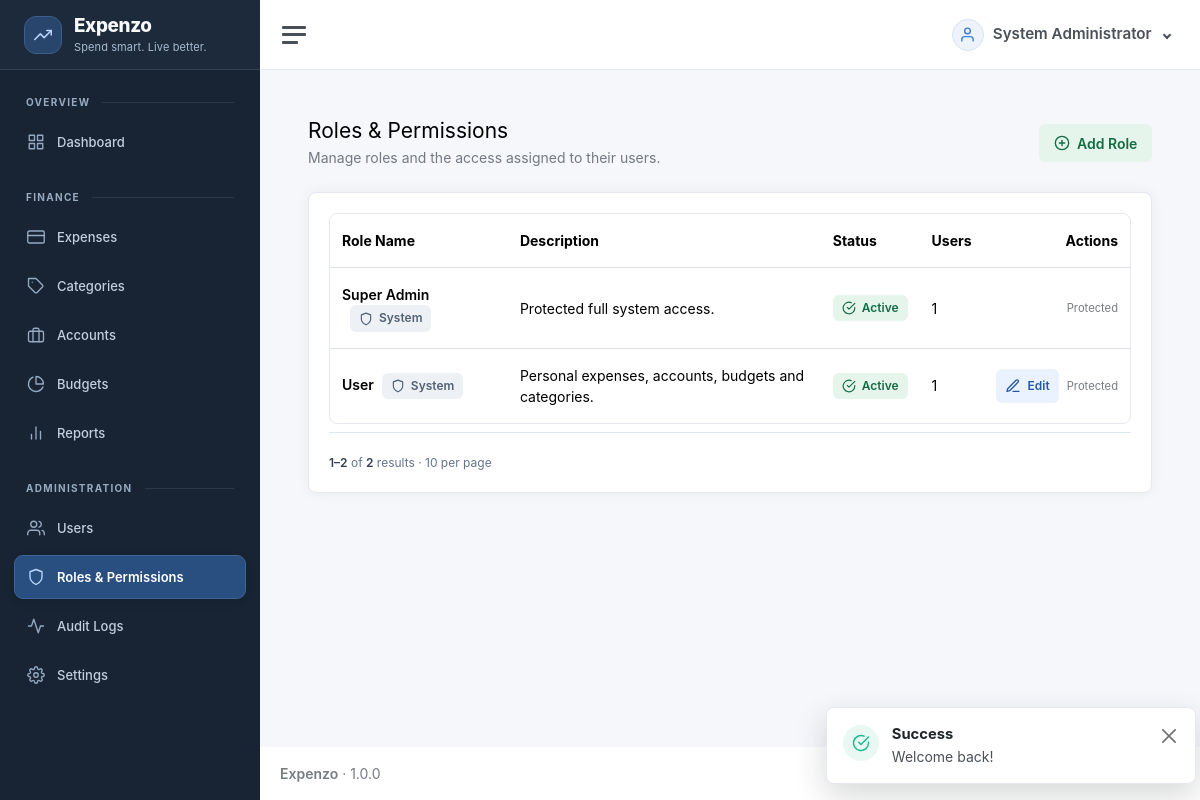
/roles (signed in), run on the app's committed database.
### tables this page shows
CREATE TABLE users (
  id BIGINT UNSIGNED AUTO_INCREMENT PRIMARY KEY,
  name VARCHAR(120) NOT NULL,
  email VARCHAR(190) NOT NULL UNIQUE,
  password_hash VARCHAR(255) NOT NULL,
  status ENUM('active','inactive') NOT NULL DEFAULT 'active',
  created_at DATETIME NOT NULL DEFAULT CURRENT_TIMESTAMP,
  updated_at DATETIME NOT NULL DEFAULT CURRENT_TIMESTAMP ON UPDATE CURRENT_TIMESTAMP,
  INDEX idx_users_status(status)
);

CREATE TABLE roles (
  id INT UNSIGNED AUTO_INCREMENT PRIMARY KEY,
  name VARCHAR(80) NOT NULL UNIQUE,
  description TEXT NULL,
  status ENUM('active','inactive') NOT NULL DEFAULT 'active',
  is_system TINYINT(1) NOT NULL DEFAULT 0,
  system_key VARCHAR(40) NULL UNIQUE,
  updated_at DATETIME NOT NULL DEFAULT CURRENT_TIMESTAMP ON UPDATE CURRENT_TIMESTAMP,
  created_at DATETIME NOT NULL DEFAULT CURRENT_TIMESTAMP
);

### app/Core/View.php (called while the page is built, shortened)
<?php
final class View {
 public static function render(string $view,array $data=[],string $layout='app'):void { extract($data); if (str_starts_with($view, 'errors/')) $layout = 'error'; $viewFile=dirname(__DIR__,2).'/resources/views/'.$view.'.php'; if(!is_file($viewFile)) throw new \RuntimeException('View not found: '.$view); ob_start(); require $viewFile; $content=ob_get_clean(); require dirname(__DIR__,2).'/resources/views/layouts/'.$layout.'.php'; }
}

### app/Controllers/RoleController.php (called while the page is built, shortened)
<?php
final class RoleController
{
    public function index(Request $r): void
    {
        PermissionMiddleware::require('roles.view');
        $data = (new RoleRepository())->all((int)$r->query('page', 1));
        $rows = $data['rows'];
        View::render('roles/index', compact('rows', 'data'));
    }
}

### public/index.php (called while the page is built, shortened)
<?php
require dirname(__DIR__).'/app/Core/Autoloader.php';
require dirname(__DIR__).'/app/Helpers/helpers.php';
$router=new Router();(require dirname(__DIR__).'/routes/web.php')($router);$router->dispatch(new Request());

### app/Core/Database.php (called while the page is built, shortened)
<?php
final class Database {
    private static ?PDO $pdo=null;
    public static function connection(): PDO {
        if (self::$pdo) return self::$pdo;
        $c=require dirname(__DIR__,2).'/config/database.php';
        $dsn=sprintf('mysql:host=%s;port=%s;dbname=%s;charset=%s',$c['host'],$c['port'],$c['database'],$c['charset']);
        self::$pdo=new PDO($dsn,$c['username'],$c['password'],[
          PDO::ATTR_ERRMODE=>PDO::ERRMODE_EXCEPTION,
          PDO::ATTR_DEFAULT_FETCH_MODE=>PDO::FETCH_ASSOC,
          PDO::ATTR_EMULATE_PREPARES=>false,
        ]);
        return self::$pdo;
    }
}

### app/Helpers/helpers.php (called while the page is built, shortened)
<?php
function e(mixed $v):string{return htmlspecialchars((string)$v,ENT_QUOTES,'UTF-8');}
function url(string $path=''):string{$base=rtrim(str_replace('\\','/',dirname($_SERVER['SCRIPT_NAME']??'')),'/'); if($base==='/'||$base==='.')$base=''; return $base.'/'.ltrim($path,'/');}
function asset(string $path):string{
    $relative = ltrim($path, '/');
    $file = dirname(__DIR__,2).'/public/assets/'.$relative;
    return url('assets/'.$relative).(is_file($file) ? '?v='.filemtime($file) : '');
}
function auth_user():?array{return Session::get('user');}
function can(string $permission):bool{return in_array($permission,Session::get('permissions',[]),true);}
function app_setting(string $key, mixed $default = null): mixed
{
    static $settings = null;
    if ($settings === null) {
        $settings = [];
        try {
            $rows = \App\Core\Database::connection()->query('SELECT setting_key, setting_value FROM settings')->fetchAll();
            foreach ($rows as $row) $settings[$row['setting_key']] = $row['setting_value'];
        } catch (\Throwable $exception) {
            $settings = [];
        }
    }
    return $settings[$key] ?? $default;
}
function landing_path():string {
    foreach (['dashboard','expenses','categories','accounts','budgets','reports','users','roles','settings'] as $module) {
        if(can($module.'.view')) return '/'.$module;
    }
    return '/dashboard';
}
function pagination_size(): int
{
    $size = filter_var(app_setting('pagination_size', 10), FILTER_VALIDATE_INT, ['options' => ['min_range' => 1, 'max_range' => 100]]);
    return $size === false ? 10 : $size;
}

### app/Core/Pagination.php (called while the page is built, shortened)
<?php
final class Pagination
{
    public static function query(string $sql, array $params = [], ?int $page = null): array
    {
        $pdo = Database::connection();
        $per = pagination_size();
        $count = $pdo->prepare('SELECT COUNT(*) FROM ('.$sql.') pagination_rows');
        $count->execute($params);
        $total = (int)$count->fetchColumn();
        $page = max(1, min($page, max(1, (int)ceil($total / $per))));
        $offset = ($page - 1) * $per;
        $statement = $pdo->prepare($sql.' LIMIT '.$per.' OFFSET '.$offset);
        $statement->execute($params);
        return ['rows' => $statement->fetchAll(), 'total' => $total, 'page' => $page, 'per' => $per];
    }
}

### app/Repositories/RoleRepository.php (called while the page is built, shortened)
<?php
final class RoleRepository
{
    public function all(?int $page = null): array
    {
        return \App\Core\Pagination::query('SELECT r.*,(SELECT COUNT(*) FROM user_roles ur WHERE ur.role_id=r.id) user_count FROM roles r ORDER BY r.is_system DESC,r.name,r.id', [], $page);
    }
}

### app/Core/Session.php (called while the page is built, shortened)
<?php
final class Session {
 public static function start():void{ $c=require dirname(__DIR__,2).'/config/app.php'; }
 public static function get(string $k,mixed $d=null):mixed{return $_SESSION[$k]??$d;}
}

### app/Core/Autoloader.php (called while the page is built, shortened)
<?php
spl_autoload_register(function (string $class): void {
    $prefix = 'App\\';
    $relative = substr($class, strlen($prefix));
    $file = __DIR__ . '/../' . str_replace('\\', '/', $relative) . '.php';
});

### app/Services/Authorization.php (called while the page is built, shortened)
<?php
final class Authorization
{
    public static function superAdmin(array $actor): bool
    {
        return ($actor['system_key'] ?? '') === 'super_admin' && ($actor['role_status'] ?? '') === 'active';
    }
    public static function canManageRole(array $actor, array $role): bool
    {
        if (($role['system_key'] ?? '') === 'super_admin') return false;
        if (self::superAdmin($actor)) return true;
        return !array_diff((new RoleRepository())->permissionNames((int)$role['id']), self::grantablePermissions($actor));
    }
}

### config/database.php (called while the page is built, shortened)
<?php
return [
 'host'=>getenv('DB_HOST') ?: ($_ENV['DB_HOST'] ?? '127.0.0.1'),
 'port'=>getenv('DB_PORT') ?: ($_ENV['DB_PORT'] ?? '3306'),
 'database'=>getenv('DB_DATABASE') ?: ($_ENV['DB_DATABASE'] ?? 'expenzo'),
 'username'=>getenv('DB_USERNAME') ?: ($_ENV['DB_USERNAME'] ?? 'root'),
 'password'=>getenv('DB_PASSWORD') ?: ($_ENV['DB_PASSWORD'] ?? ''),
 'charset'=>'utf8mb4',
];

### app/Repositories/UserRepository.php (called while the page is built, shortened)
<?php
final class UserRepository
{
    public function findWithRole(int $id): ?array
    {
        $s = Database::connection()->prepare('SELECT u.*,r.id role_id,r.name role_name,r.status role_status,r.system_key
            FROM users u LEFT JOIN user_roles ur ON ur.user_id=u.id LEFT JOIN roles r ON r.id=ur.role_id WHERE u.id=?');
        $s->execute([$id]);
        $user = $s->fetch();
        $user['permissions'] = $user['role_status'] === 'active' ? (new RoleRepository())->permissionNames((int)$user['role_id']) : [];
        return $user;
    }
}

### app/Middleware/PermissionMiddleware.php (called while the page is built, shortened)
<?php
final class PermissionMiddleware
{
    public static function require(string $permission): void
    {
        $user = (new UserRepository())->findWithRole((int)Session::get('user_id'));
    }
}

### app/Core/Request.php (called while the page is built, shortened)
<?php
final class Request {
 public function path():string { $path=parse_url($_SERVER['REQUEST_URI']??'/',PHP_URL_PATH) ?: '/'; $base=rtrim(str_replace('\\','/',dirname($_SERVER['SCRIPT_NAME']??'')),'/'); return '/'.ltrim($path,'/'); }
}

### resources/views/roles/index.php (the view, shortened to what this page needs)
<?php
require dirname(__DIR__).'/partials/page-header.php';
?>
<div class="card"><div class="card-body"><div class="table-responsive" role="region" aria-label="Roles table" tabindex="0">
<table class="table crud-table mb-0">
<thead><tr><th>Role Name</th><th>Description</th><th>Status</th><th>Users</th><th class="text-end">Actions</th></tr></thead>
<tbody>
<?php foreach ($rows as $role): $manageable = Authorization::canManageRole(auth_user(), $role); ?>
<tr><td><strong><?=e($role['name'])?></strong><?php if ($role['is_system']): ?><span class="status-badge status-badge--neutral ms-2"><i data-feather="shield" aria-hidden="true"></i>System</span><?php endif; ?></td>
<td class="table-description"><?=e($role['description'] ?? '')?></td>
<td><span class="status-badge status-badge--<?=in_array($role['status'], ['active', 'posted'], true) ? 'success' : 'neutral'?>"><i data-feather="<?=in_array($role['status'], ['active', 'posted'], true) ? 'check-circle' : 'pause-circle'?>" aria-hidden="true"></i><?=e(ucfirst($role['status']))?></span></td>
<td><?=e($role['user_count'])?></td><td><div class="table-actions">
<?php if (can('roles.edit') && can('permissions.manage') && $manageable): ?><a class="action-button action-button--primary btn btn-sm btn-outline-primary" href="<?=e(url('roles/'.$role['id'].'/edit'))?>"><i data-feather="edit-3" aria-hidden="true"></i>Edit<span class="visually-hidden"> <?=e($role['name'])?></span></a><?php endif; ?>
<?php if (can('roles.delete') && $manageable && !$role['is_system'] && !(int)$role['user_count']): ?>
<form method="post" action="<?=e(url('roles/'.$role['id'].'/delete'))?>" data-confirm-title="Delete Role" data-confirm-subtitle="This action cannot be undone." data-confirm-message="Deleting <?=e($role['name'])?> permanently removes the role. This is only allowed when no users are assigned to it." data-confirm-button="Delete Role"><?=csrf_field()?><button class="action-button action-button--danger btn btn-sm btn-outline-danger"><i data-feather="trash-2" aria-hidden="true"></i>Delete<span class="visually-hidden"> <?=e($role['name'])?></span></button></form>
<?php elseif ($role['is_system']): ?><span class="text-muted small">Protected</span>
<?php elseif ((int)$role['user_count']): ?><span class="text-muted small">Assigned</span><?php endif; ?>
</div></td></tr>
<?php endforeach; ?>
</tbody></table></div>
<?php $total = $data['total']; $page = $data['page']; $per = $data['per']; require dirname(__DIR__).'/partials/pagination.php'; ?>
</div></div>

### app/Core/Router.php (shortened to what this page needs)
<?php
final class Router { private array $routes=[];
 private function add(string $method,string $path,string $handler):void{$this->routes[] = compact('method','path','handler');}
 public function dispatch(Request $request):void{foreach($this->routes as $r){if($r['method']!==$request->method())continue;$pattern=preg_replace('#\\{([a-zA-Z_][a-zA-Z0-9_]*)\\}#','(?P<$1>[^/]+)',str_replace('/','\/',$r['path']));if(preg_match('#^'.$pattern.'$#',$request->path(),$m)){[$class,$method]=explode('@',$r['handler']);$controller=new $class();$params=[];foreach($m as $k=>$v)if(!is_int($k))$params[]=$v; $controller->$method($request,...$params);return;}} Response::status(404); View::render('errors/404',[], 'app');}
}

### resources/views/layouts/app.php (shortened to what this page needs)
<?php
$sidebarPath = rtrim((new \App\Core\Request())->path(), '/') ?: '/';
$navigation = [
    'Overview' => ['dashboard' => ['Dashboard', 'grid', 'dashboard.view']],
    'Finance' => [
        'expenses' => ['Expenses', 'credit-card', 'expenses.view'],
        'categories' => ['Categories', 'tag', 'categories.view'],
        'accounts' => ['Accounts', 'briefcase', 'accounts.view'],
        'budgets' => ['Budgets', 'pie-chart', 'budgets.view'],
        'reports' => ['Reports', 'bar-chart-2', 'reports.view'],
    ],
    'Administration' => [
        'users' => ['Users', 'users', 'users.view'],
        'roles' => ['Roles & Permissions', 'shield', 'roles.view'],
        'audit-logs' => ['Audit Logs', 'activity', 'audit.view'],
        'settings' => ['Settings', 'settings', 'settings.view'],
    ],
];
$currentUser = auth_user() ?? [];
$currentUserName = $currentUser['name'] ?? 'User';
?>
<!doctype html>
<html lang="en">
<head>
    <link href="<?= asset('app.css') ?>" rel="stylesheet">
    <link href="<?= asset('crud.css') ?>" rel="stylesheet">
</head>
<body class="app-shell">
    <div class="wrapper">
        <nav id="sidebar" class="sidebar js-sidebar" aria-label="Main navigation">
            <div class="sidebar-content js-simplebar">
                <a aria-label="<?= e(APP_NAME) ?> home" class="sidebar-brand app-sidebar-brand" href="<?= e(url(landing_path())) ?>"><span class="sidebar-brand-mark"><i data-feather="trending-up" aria-hidden="true"></i></span><span class="align-middle brand-mini"><span><?= e(APP_NAME) ?></span><span class="sidebar-brand-tagline">Spend smart. Live better.</span></span></a>
                <ul class="sidebar-nav">
                    <?php foreach ($navigation as $group => $items):
                        $visible = array_filter($items, static fn(array $item): bool => can($item[2]));
                        ?>
                        <li class="sidebar-header"><?= e($group) ?></li>
                        <?php foreach ($visible as $section => [$label, $icon, $permission]):
                            $active = $sidebarPath === '/' . $section || str_starts_with($sidebarPath, '/' . $section . '/') || ($section === 'dashboard' && $sidebarPath === '/');
                            ?>
                            <li class="sidebar-item <?= $active ? 'active' : '' ?>"><a class="sidebar-link" aria-label="<?= e($label) ?>"
                                    href="<?= e(url($section)) ?>" <?= $active ? 'aria-current="page"' : '' ?>><i aria-hidden="true" class="align-middle" data-feather="<?= e($icon) ?>"></i><span
                                        class="align-middle"><?= e($label) ?></span></a></li>
                        <?php endforeach; endforeach; ?>
                </ul>
            </div>
        </nav>
        <div class="main">
            <nav class="navbar navbar-expand navbar-light navbar-bg">
                <a class="sidebar-toggle app-sidebar-toggle" role="button" tabindex="0" aria-label="Toggle navigation" aria-controls="sidebar" aria-expanded="true"><i
                        class="hamburger align-self-center"></i></a>
                <div class="navbar-collapse collapse">
                    <ul class="navbar-nav navbar-align">
                        <li class="nav-item dropdown">
                            <a class="nav-link user-menu-toggle dropdown-toggle" href="#" data-bs-toggle="dropdown"
                                aria-expanded="false">
                                <span class="user-menu-avatar"><i data-feather="user"></i></span>
                                <span class="user-menu-name"><?= e($currentUserName) ?></span>
                            </a>
                        </li>
                    </ul>
                </div>
            </nav>
            <main class="content">
                <div class="container-fluid p-0">
                    <?= $content ?>
                </div>
            </main>
            <footer class="footer">
                <div class="container-fluid">
                    <div class="row text-muted">
                        <div class="col-6 text-start">
                            <p class="mb-0"><strong><?= e(APP_NAME) ?></strong> &middot; <?= APP_VERSION ?></p>
                        </div>
                        <div class="col-6 text-end">All Rights Reserved &copy; <?= date('Y') ?></div>
                    </div>
                </div>
            </footer>
        </div>
    </div>
    <?php require dirname(__DIR__).'/partials/toasts.php'; ?>
</body>
</html>

### resources/views/layouts/app.php (style rules this page uses)
.table td, .table th { vertical-align: middle }

### data on the page
users: name "System Administrator"
roles: name "Super Admin", is_system 1 (drawn), description "Protected full system access.", status "Active", user_count "1"
roles: name "User", is_system 1 (drawn), description "Personal expenses, accounts, budgets and categories.", status "Active", user_count "1"

### other printed values
$group "OVERVIEW"
$label "Dashboard"
$group "FINANCE"
$label "Expenses"
$label "Categories"
$label "Accounts"
$label "Budgets"
$label "Reports"
$group "ADMINISTRATION"
$label "Users"
$label "Roles & Permissions"
$label "Audit Logs"
$label "Settings"
$toast['label'] "Success"
$toast['message'] "Welcome back!"
